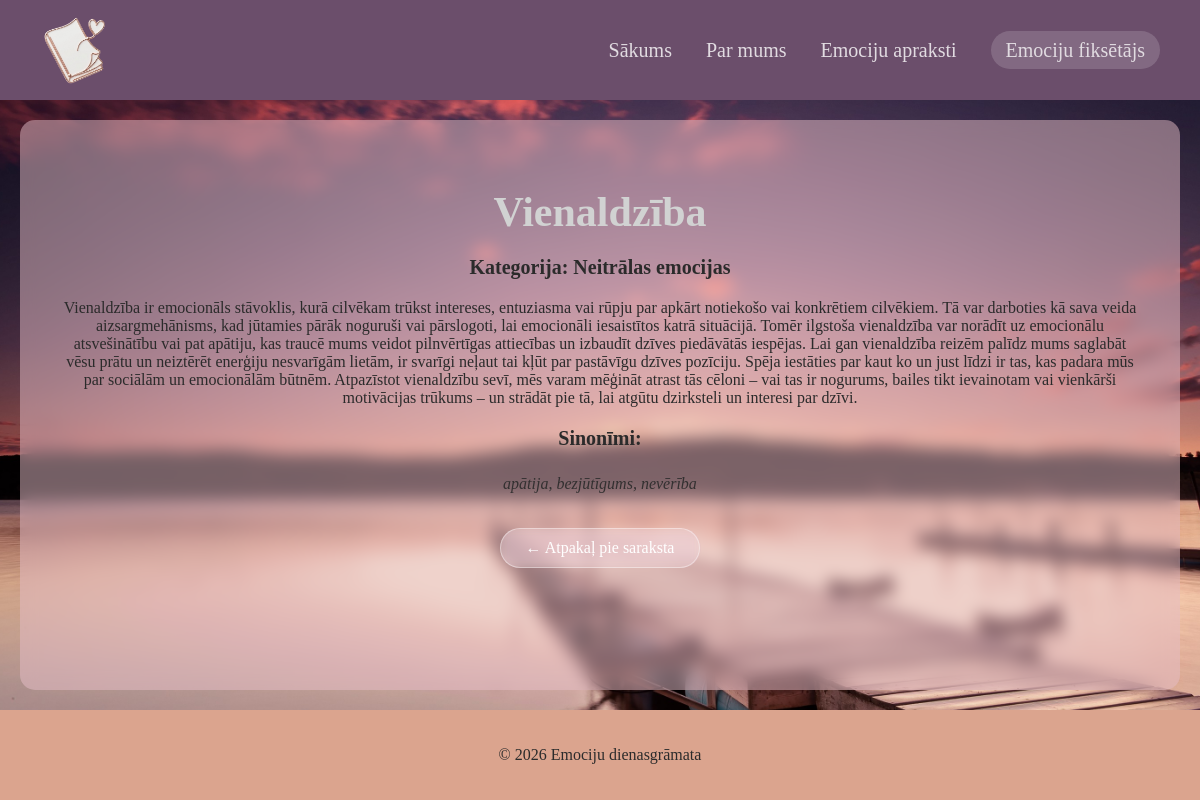
Page /apraksti/4 on the committed database.
### tables this page shows
CREATE TABLE emotions (
	id INTEGER NOT NULL PRIMARY KEY AUTOINCREMENT,
	vards TEXT NOT NULL,
	apraksts TEXT,
	category_id INTEGER NOT NULL, garaks_apraksts TEXT,
	CONSTRAINT emotions_categories_FK FOREIGN KEY (category_id) REFERENCES categories(id)
);

CREATE TABLE categories (
	id INTEGER NOT NULL PRIMARY KEY AUTOINCREMENT,
	nosaukums TEXT NOT NULL
);

CREATE TABLE synonyms (
	id INTEGER NOT NULL PRIMARY KEY AUTOINCREMENT,
	emotion_id INTEGER NOT NULL,
	sinonimi TEXT,
	CONSTRAINT synonyms_emotions_FK FOREIGN KEY (emotion_id) REFERENCES emotions(id)
);

### app.py (the view)
@app.route('/apraksti/<int:emotion_id>')
def description_detail(emotion_id):
    conn = get_db_connection()
    emotion = conn.execute('''
        SELECT e.*, c.nosaukums AS kategorija, v.krasas_kods
        FROM emotions e
        JOIN categories c ON e.category_id = c.id
        JOIN visuals v ON e.id = v.emotion_id
        WHERE e.id = ?''', (emotion_id,)).fetchone()
    synonyms = conn.execute(
        'SELECT * FROM synonyms WHERE emotion_id = ?', (emotion_id,)).fetchall()
    conn.close()
    return render_template('description_detail.html', emotion=emotion, synonyms=synonyms)

### app.py (called while the page is built)
def get_db_connection():
    db = Path(__file__).parent / "emociju-dienasgramata.db"
    conn = sqlite3.connect(db)
    conn.row_factory = sqlite3.Row
    return conn

### templates/description_detail.html (shortened to what this page needs)
{% extends "base.html" %}
{% block content %}
<div class="detail-container">
    <h1 style="color: {{ emotion.krasas_kods }}">{{ emotion.vards }}</h1>
    <div class="glass-box">
        <h3>Kategorija: {{ emotion.kategorija }} emocijas</h3>
        <p>{{ emotion.garaks_apraksts }}</p>
    </div>
    <h3>Sinonīmi:</h3>
    <ul>
        {% for s in synonyms %}
        <li>{{ s.sinonimi }}</li>
        {% endfor %}
    </ul>
    <a href="/apraksti" class="back-button">← Atpakaļ pie saraksta</a>
</div>
{% endblock %}

### static/style.css (style rules this page uses)
body { font-family:Cambria, Cochin, Georgia, Times, 'Times New Roman', serif; background-image: url("/static/images/your_background.jpg"); background-attachment: fixed; background-size: cover; background-position: center; background-repeat: no-repeat; color: #2b2b2b; margin: 0; padding: 0; }
.detail-container ul { list-style: none; padding: 0; margin: 0 auto; text-align: center; }
.detail-container li { display: inline-block; margin: 5px; font-style: italic; opacity: 0.9; }
.back-button { display: inline-block; margin-top: 30px; padding: 10px 25px; background: #ffffff26; border: 1px solid #ffffff66; border-radius: 30px; color: white !important; text-decoration: none; transition: all 0.3s ease; backdrop-filter: blur(5px); }
h1 { font-size: 42px; margin-bottom: 20px; color: #2b2b2b; text-align: center; }
h3 { font-size: 20px; margin-bottom: 20px; color: #2b2b2b; text-align: center; }

### rows in the picture
emotions: vards "Vienaldzība", garaks_apraksts "Vienaldzība ir emocionāls stāvoklis, kurā cilvēkam trūkst intereses, entuziasma vai rūpju par apkārt notiekošo vai konkrētiem cilvēkiem. Tā var darboties kā sava veida aizsargmehānisms, kad jūtamies pārāk noguruši vai pārslogoti, lai emocionāli iesaistītos katrā situācijā. Tomēr ilgstoša vienaldzība var norādīt uz emocionālu atsvešinātību vai pat apātiju, kas traucē mums veidot pilnvērtīgas attiecības un izbaudīt dzīves piedāvātās iespējas. Lai gan vienaldzība reizēm palīdz mums saglabāt vēsu prātu un neiztērēt enerģiju nesvarīgām lietām, ir svarīgi neļaut tai kļūt par pastāvīgu dzīves pozīciju. Spēja iestāties par kaut ko un just līdzi ir tas, kas padara mūs par sociālām un emocionālām…"
categories: kategorija "Neitrālas"
synonyms: sinonimi "apātija, bezjūtīgums, nevērība"
